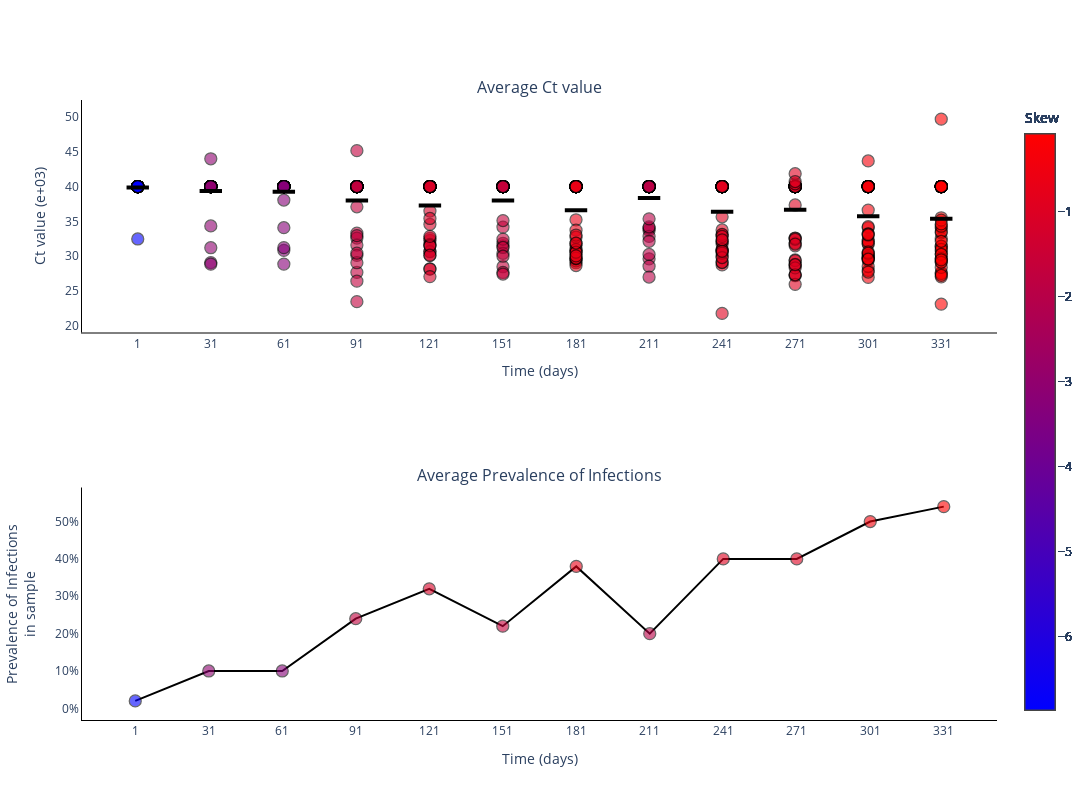

Here is the notebook cell this chart was saved with:
### Markdown cell above
### Plot Ct values for different experiments

### Code cell
fig = go.Figure()
fig = make_subplots(rows=2, cols=1, subplot_titles=('Average Ct value', 'Average Prevalence of Infections'))

skews = skew(ct_values[0, :, :], axis=1)
print(skews)

for _ in range(sample_size):
    fig.add_trace(
        go.Scatter(
            y=ct_values[0, :, _].tolist(),
            x=sample_points,
            mode='markers',
            name='Average Ct value',
            marker_line=dict(width=1.25, color='black'),
            marker_color=skews,
            marker_colorscale='BlueRed',
            marker_colorbar_title=dict(
                text='Skew',
                side='top'),
            marker_size=12,
            marker_opacity=0.6,
            marker_showscale=True,
            showlegend=False,
        ),
        row=1,
        col=1
    )

fig.add_trace(
    go.Scatter(
        y=np.mean(ct_values[0, :, :], axis=1).tolist(),
        x=sample_points,
        mode='markers',
        name='Median Ct value',
        marker_color='black',
        marker_line=dict(width=4, color='black'),
        marker_symbol='line-ew',
        marker_size=16,
        showlegend=False,
    ),
    row=1,
    col=1
)

fig.add_trace(
    go.Scatter(
        y=(infec[0, :]/sample_size).tolist(),
        x=sample_points,
        mode='lines+markers',
        connectgaps=True,
        name='Average Prevalence of Infections',
        marker_line=dict(width=1.25, color='black'),
        marker_color=skews,
        marker_colorscale='BlueRed',
        marker_colorbar_title=dict(
            text='Skew',
            side='top'),
        marker_opacity=0.6,
        marker_size=12,
        marker_showscale=True,
        line_color='black',
        showlegend=False,
    ),
    row=2,
    col=1
)

# Add axis labels
fig.update_layout(
    width=1100, 
    height=800,
    plot_bgcolor='white',
    xaxis=dict(
        linecolor='black',
        tickvals=sample_points.tolist(),
        title = 'Time (days)'
        ),
    yaxis=dict(
        linecolor='black',
        title = 'Ct value (e+03)'),
    xaxis2=dict(
        linecolor='black',
        tickvals=sample_points.tolist(),
        title = 'Time (days)'
        ),
    yaxis2=dict(
        linecolor='black',
        tickformat = '.0%',
        title = 'Prevalence of Infections<br>in sample')
    #legend=dict(
    #    orientation="h",
    #    yanchor="bottom",
    #    y=1.02,
    #    xanchor="right",
    #    x=1
    #)
    )

fig.write_image('images/Ct_values.pdf')
fig.show()

### Figure 1 — Plotly figure (JSON) as saved in the notebook; plotly's stock layout.template omitted (floating-point values rounded to 4 significant figures)
{"data": [{"marker": {"color": [-6.857, -3.047, -3.275, -1.709, -1.096, -1.622, -0.6376, -1.925, -0.8946, -0.9228, -0.3148, -0.08613], "colorbar": {"title": {"side": "top", "text": "Skew"}}, "colorscale": [[0, "rgb(0,0,255)"], [1, "rgb(255,0,0)"]], "line": {"color": "black", "width": 1.25}, "opacity": 0.6, "showscale": true, "size": 12}, "mode": "markers", "name": "Average Ct value", "showlegend": false, "type": "scatter", "x": [1, 31, 61, 91, 121, 151, 181, 211, 241, 271, 301, 331], "xaxis": "x", "y": [40, 40, 40, 40, 40, 40, 40, 40, 40, 40, 40, 40], "yaxis": "y"}, {"marker": {"color": [-6.857, -3.047, -3.275, -1.709, -1.096, -1.622, -0.6376, -1.925, -0.8946, -0.9228, -0.3148, -0.08613], "colorbar": {"title": {"side": "top", "text": "Skew"}}, "colorscale": [[0, "rgb(0,0,255)"], [1, "rgb(255,0,0)"]], "line": {"color": "black", "width": 1.25}, "opacity": 0.6, "showscale": true, "size": 12}, "mode": "markers", "name": "Average Ct value", "showlegend": false, "type": "scatter", "x": [1, 31, 61, 91, 121, 151, 181, 211, 241, 271, 301, 331], "xaxis": "x", "y": [40, 40, 40, 40, 40, 40, 40, 40, 40, 40, 40, 40], "yaxis": "y"}, {"marker": {"color": [-6.857, -3.047, -3.275, -1.709, -1.096, -1.622, -0.6376, -1.925, -0.8946, -0.9228, -0.3148, -0.08613], "colorbar": {"title": {"side": "top", "text": "Skew"}}, "colorscale": [[0, "rgb(0,0,255)"], [1, "rgb(255,0,0)"]], "line": {"color": "black", "width": 1.25}, "opacity": 0.6, "showscale": true, "size": 12}, "mode": "markers", "name": "Average Ct value", "showlegend": false, "type": "scatter", "x": [1, 31, 61, 91, 121, 151, 181, 211, 241, 271, 301, 331], "xaxis": "x", "y": [40, 40, 40, 40, 40, 40, 40, 40, 40, 40, 40, 40], "yaxis": "y"}, {"marker": {"color": [-6.857, -3.047, -3.275, -1.709, -1.096, -1.622, -0.6376, -1.925, -0.8946, -0.9228, -0.3148, -0.08613], "colorbar": {"title": {"side": "top", "text": "Skew"}}, "colorscale": [[0, "rgb(0,0,255)"], [1, "rgb(255,0,0)"]], "line": {"color": "black", "width": 1.25}, "opacity": 0.6, "showscale": true, "size": 12}, "mode": "markers", "name": "Average Ct value", "showlegend": false, "type": "scatter", "x": [1, 31, 61, 91, 121, 151, 181, 211, 241, 271, 301, 331], "xaxis": "x", "y": [40, 40, 40, 40, 40, 40, 40, 40, 40, 40, 40, 40], "yaxis": "y"}, {"marker": {"color": [-6.857, -3.047, -3.275, -1.709, -1.096, -1.622, -0.6376, -1.925, -0.8946, -0.9228, -0.3148, -0.08613], "colorbar": {"title": {"side": "top", "text": "Skew"}}, "colorscale": [[0, "rgb(0,0,255)"], [1, "rgb(255,0,0)"]], "line": {"color": "black", "width": 1.25}, "opacity": 0.6, "showscale": true, "size": 12}, "mode": "markers", "name": "Average Ct value", "showlegend": false, "type": "scatter", "x": [1, 31, 61, 91, 121, 151, 181, 211, 241, 271, 301, 331], "xaxis": "x", "y": [40, 40, 40, 40, 40, 40, 40, 40, 40, 40, 40, 40], "yaxis": "y"}, {"marker": {"color": [-6.857, -3.047, -3.275, -1.709, -1.096, -1.622, -0.6376, -1.925, -0.8946, -0.9228, -0.3148, -0.08613], "colorbar": {"title": {"side": "top", "text": "Skew"}}, "colorscale": [[0, "rgb(0,0,255)"], [1, "rgb(255,0,0)"]], "line": {"color": "black", "width": 1.25}, "opacity": 0.6, "showscale": true, "size": 12}, "mode": "markers", "name": "Average Ct value", "showlegend": false, "type": "scatter", "x": [1, 31, 61, 91, 121, 151, 181, 211, 241, 271, 301, 331], "xaxis": "x", "y": [40, 40, 40, 40, 40, 40, 40, 40, 40, 40, 40, 40], "yaxis": "y"}, {"marker": {"color": [-6.857, -3.047, -3.275, -1.709, -1.096, -1.622, -0.6376, -1.925, -0.8946, -0.9228, -0.3148, -0.08613], "colorbar": {"title": {"side": "top", "text": "Skew"}}, "colorscale": [[0, "rgb(0,0,255)"], [1, "rgb(255,0,0)"]], "line": {"color": "black", "width": 1.25}, "opacity": 0.6, "showscale": true, "size": 12}, "mode": "markers", "name": "Average Ct value", "showlegend": false, "type": "scatter", "x": [1, 31, 61, 91, 121, 151, 181, 211, 241, 271, 301, 331], "xaxis": "x", "y": [40, 40, 40, 40, 40, 40, 40, 40, 40, 40, 40, 40], "yaxis": "y"}, {"marker": {"color": [-6.857, -3.047, -3.275, -1.709, -1.096, -1.622, -0.6376, -1.925, -0.8946, -0.9228, -0.3148, -0.08613], "colorbar": {"title": {"side": "top", "text": "Skew"}}, "colorscale": [[0, "rgb(0,0,255)"], [1, "rgb(255,0,0)"]], "line": {"color": "black", "width": 1.25}, "opacity": 0.6, "showscale": true, "size": 12}, "mode": "markers", "name": "Average Ct value", "showlegend": false, "type": "scatter", "x": [1, 31, 61, 91, 121, 151, 181, 211, 241, 271, 301, 331], "xaxis": "x", "y": [40, 40, 40, 40, 40, 40, 40, 40, 40, 40, 40, 40], "yaxis": "y"}, {"marker": {"color": [-6.857, -3.047, -3.275, -1.709, -1.096, -1.622, -0.6376, -1.925, -0.8946, -0.9228, -0.3148, -0.08613], "colorbar": {"title": {"side": "top", "text": "Skew"}}, "colorscale": [[0, "rgb(0,0,255)"], [1, "rgb(255,0,0)"]], "line": {"color": "black", "width": 1.25}, "opacity": 0.6, "showscale": true, "size": 12}, "mode": "markers", "name": "Average Ct value", "showlegend": false, "type": "scatter", "x": [1, 31, 61, 91, 121, 151, 181, 211, 241, 271, 301, 331], "xaxis": "x", "y": [40, 40, 40, 40, 40, 40, 40, 40, 40, 40, 40, 40], "yaxis": "y"}, {"marker": {"color": [-6.857, -3.047, -3.275, -1.709, -1.096, -1.622, -0.6376, -1.925, -0.8946, -0.9228, -0.3148, -0.08613], "colorbar": {"title": {"side": "top", "text": "Skew"}}, "colorscale": [[0, "rgb(0,0,255)"], [1, "rgb(255,0,0)"]], "line": {"color": "black", "width": 1.25}, "opacity": 0.6, "showscale": true, "size": 12}, "mode": "markers", "name": "Average Ct value", "showlegend": false, "type": "scatter", "x": [1, 31, 61, 91, 121, 151, 181, 211, 241, 271, 301, 331], "xaxis": "x", "y": [40, 40, 40, 40, 40, 40, 40, 40, 40, 40, 40, 40], "yaxis": "y"}, {"marker": {"color": [-6.857, -3.047, -3.275, -1.709, -1.096, -1.622, -0.6376, -1.925, -0.8946, -0.9228, -0.3148, -0.08613], "colorbar": {"title": {"side": "top", "text": "Skew"}}, "colorscale": [[0, "rgb(0,0,255)"], [1, "rgb(255,0,0)"]], "line": {"color": "black", "width": 1.25}, "opacity": 0.6, "showscale": true, "size": 12}, "mode": "markers", "name": "Average Ct value", "showlegend": false, "type": "scatter", "x": [1, 31, 61, 91, 121, 151, 181, 211, 241, 271, 301, 331], "xaxis": "x", "y": [40, 40, 40, 40, 40, 40, 40, 40, 40, 40, 40, 40], "yaxis": "y"}, {"marker": {"color": [-6.857, -3.047, -3.275, -1.709, -1.096, -1.622, -0.6376, -1.925, -0.8946, -0.9228, -0.3148, -0.08613], "colorbar": {"title": {"side": "top", "text": "Skew"}}, "colorscale": [[0, "rgb(0,0,255)"], [1, "rgb(255,0,0)"]], "line": {"color": "black", "width": 1.25}, "opacity": 0.6, "showscale": true, "size": 12}, "mode": "markers", "name": "Average Ct value", "showlegend": false, "type": "scatter", "x": [1, 31, 61, 91, 121, 151, 181, 211, 241, 271, 301, 331], "xaxis": "x", "y": [40, 40, 40, 40, 40, 40, 40, 40, 40, 40, 40, 40], "yaxis": "y"}, {"marker": {"color": [-6.857, -3.047, -3.275, -1.709, -1.096, -1.622, -0.6376, -1.925, -0.8946, -0.9228, -0.3148, -0.08613], "colorbar": {"title": {"side": "top", "text": "Skew"}}, "colorscale": [[0, "rgb(0,0,255)"], [1, "rgb(255,0,0)"]], "line": {"color": "black", "width": 1.25}, "opacity": 0.6, "showscale": true, "size": 12}, "mode": "markers", "name": "Average Ct value", "showlegend": false, "type": "scatter", "x": [1, 31, 61, 91, 121, 151, 181, 211, 241, 271, 301, 331], "xaxis": "x", "y": [40, 40, 40, 40, 40, 40, 40, 40, 40, 40, 40, 40], "yaxis": "y"}, {"marker": {"color": [-6.857, -3.047, -3.275, -1.709, -1.096, -1.622, -0.6376, -1.925, -0.8946, -0.9228, -0.3148, -0.08613], "colorbar": {"title": {"side": "top", "text": "Skew"}}, "colorscale": [[0, "rgb(0,0,255)"], [1, "rgb(255,0,0)"]], "line": {"color": "black", "width": 1.25}, "opacity": 0.6, "showscale": true, "size": 12}, "mode": "markers", "name": "Average Ct value", "showlegend": false, "type": "scatter", "x": [1, 31, 61, 91, 121, 151, 181, 211, 241, 271, 301, 331], "xaxis": "x", "y": [40, 40, 40, 40, 40, 40, 40, 40, 40, 40, 40, 40], "yaxis": "y"}, {"marker": {"color": [-6.857, -3.047, -3.275, -1.709, -1.096, -1.622, -0.6376, -1.925, -0.8946, -0.9228, -0.3148, -0.08613], "colorbar": {"title": {"side": "top", "text": "Skew"}}, "colorscale": [[0, "rgb(0,0,255)"], [1, "rgb(255,0,0)"]], "line": {"color": "black", "width": 1.25}, "opacity": 0.6, "showscale": true, "size": 12}, "mode": "markers", "name": "Average Ct value", "showlegend": false, "type": "scatter", "x": [1, 31, 61, 91, 121, 151, 181, 211, 241, 271, 301, 331], "xaxis": "x", "y": [40, 40, 40, 40, 40, 40, 40, 40, 40, 40, 40, 40], "yaxis": "y"}, {"marker": {"color": [-6.857, -3.047, -3.275, -1.709, -1.096, -1.622, -0.6376, -1.925, -0.8946, -0.9228, -0.3148, -0.08613], "colorbar": {"title": {"side": "top", "text": "Skew"}}, "colorscale": [[0, "rgb(0,0,255)"], [1, "rgb(255,0,0)"]], "line": {"color": "black", "width": 1.25}, "opacity": 0.6, "showscale": true, "size": 12}, "mode": "markers", "name": "Average Ct value", "showlegend": false, "type": "scatter", "x": [1, 31, 61, 91, 121, 151, 181, 211, 241, 271, 301, 331], "xaxis": "x", "y": [40, 40, 40, 40, 40, 40, 40, 40, 40, 40, 40, 40], "yaxis": "y"}, {"marker": {"color": [-6.857, -3.047, -3.275, -1.709, -1.096, -1.622, -0.6376, -1.925, -0.8946, -0.9228, -0.3148, -0.08613], "colorbar": {"title": {"side": "top", "text": "Skew"}}, "colorscale": [[0, "rgb(0,0,255)"], [1, "rgb(255,0,0)"]], "line": {"color": "black", "width": 1.25}, "opacity": 0.6, "showscale": true, "size": 12}, "mode": "markers", "name": "Average Ct value", "showlegend": false, "type": "scatter", "x": [1, 31, 61, 91, 121, 151, 181, 211, 241, 271, 301, 331], "xaxis": "x", "y": [40, 40, 40, 40, 40, 40, 40, 40, 40, 40, 40, 40], "yaxis": "y"}, {"marker": {"color": [-6.857, -3.047, -3.275, -1.709, -1.096, -1.622, -0.6376, -1.925, -0.8946, -0.9228, -0.3148, -0.08613], "colorbar": {"title": {"side": "top", "text": "Skew"}}, "colorscale": [[0, "rgb(0,0,255)"], [1, "rgb(255,0,0)"]], "line": {"color": "black", "width": 1.25}, "opacity": 0.6, "showscale": true, "size": 12}, "mode": "markers", "name": "Average Ct value", "showlegend": false, "type": "scatter", "x": [1, 31, 61, 91, 121, 151, 181, 211, 241, 271, 301, 331], "xaxis": "x", "y": [40, 40, 40, 40, 40, 40, 40, 40, 40, 40, 40, 40], "yaxis": "y"}, {"marker": {"color": [-6.857, -3.047, -3.275, -1.709, -1.096, -1.622, -0.6376, -1.925, -0.8946, -0.9228, -0.3148, -0.08613], "colorbar": {"title": {"side": "top", "text": "Skew"}}, "colorscale": [[0, "rgb(0,0,255)"], [1, "rgb(255,0,0)"]], "line": {"color": "black", "width": 1.25}, "opacity": 0.6, "showscale": true, "size": 12}, "mode": "markers", "name": "Average Ct value", "showlegend": false, "type": "scatter", "x": [1, 31, 61, 91, 121, 151, 181, 211, 241, 271, 301, 331], "xaxis": "x", "y": [40, 40, 40, 40, 40, 40, 40, 40, 40, 40, 40, 40], "yaxis": "y"}, {"marker": {"color": [-6.857, -3.047, -3.275, -1.709, -1.096, -1.622, -0.6376, -1.925, -0.8946, -0.9228, -0.3148, -0.08613], "colorbar": {"title": {"side": "top", "text": "Skew"}}, "colorscale": [[0, "rgb(0,0,255)"], [1, "rgb(255,0,0)"]], "line": {"color": "black", "width": 1.25}, "opacity": 0.6, "showscale": true, "size": 12}, "mode": "markers", "name": "Average Ct value", "showlegend": false, "type": "scatter", "x": [1, 31, 61, 91, 121, 151, 181, 211, 241, 271, 301, 331], "xaxis": "x", "y": [40, 40, 40, 40, 40, 40, 40, 40, 40, 40, 40, 40], "yaxis": "y"}, {"marker": {"color": [-6.857, -3.047, -3.275, -1.709, -1.096, -1.622, -0.6376, -1.925, -0.8946, -0.9228, -0.3148, -0.08613], "colorbar": {"title": {"side": "top", "text": "Skew"}}, "colorscale": [[0, "rgb(0,0,255)"], [1, "rgb(255,0,0)"]], "line": {"color": "black", "width": 1.25}, "opacity": 0.6, "showscale": true, "size": 12}, "mode": "markers", "name": "Average Ct value", "showlegend": false, "type": "scatter", "x": [1, 31, 61, 91, 121, 151, 181, 211, 241, 271, 301, 331], "xaxis": "x", "y": [40, 40, 40, 40, 40, 40, 40, 40, 40, 40, 40, 40], "yaxis": "y"}, {"marker": {"color": [-6.857, -3.047, -3.275, -1.709, -1.096, -1.622, -0.6376, -1.925, -0.8946, -0.9228, -0.3148, -0.08613], "colorbar": {"title": {"side": "top", "text": "Skew"}}, "colorscale": [[0, "rgb(0,0,255)"], [1, "rgb(255,0,0)"]], "line": {"color": "black", "width": 1.25}, "opacity": 0.6, "showscale": true, "size": 12}, "mode": "markers", "name": "Average Ct value", "showlegend": false, "type": "scatter", "x": [1, 31, 61, 91, 121, 151, 181, 211, 241, 271, 301, 331], "xaxis": "x", "y": [40, 40, 40, 40, 40, 40, 40, 40, 40, 40, 40, 40], "yaxis": "y"}, {"marker": {"color": [-6.857, -3.047, -3.275, -1.709, -1.096, -1.622, -0.6376, -1.925, -0.8946, -0.9228, -0.3148, -0.08613], "colorbar": {"title": {"side": "top", "text": "Skew"}}, "colorscale": [[0, "rgb(0,0,255)"], [1, "rgb(255,0,0)"]], "line": {"color": "black", "width": 1.25}, "opacity": 0.6, "showscale": true, "size": 12}, "mode": "markers", "name": "Average Ct value", "showlegend": false, "type": "scatter", "x": [1, 31, 61, 91, 121, 151, 181, 211, 241, 271, 301, 331], "xaxis": "x", "y": [40, 40, 40, 40, 40, 40, 40, 40, 40, 40, 40, 40], "yaxis": "y"}, {"marker": {"color": [-6.857, -3.047, -3.275, -1.709, -1.096, -1.622, -0.6376, -1.925, -0.8946, -0.9228, -0.3148, -0.08613], "colorbar": {"title": {"side": "top", "text": "Skew"}}, "colorscale": [[0, "rgb(0,0,255)"], [1, "rgb(255,0,0)"]], "line": {"color": "black", "width": 1.25}, "opacity": 0.6, "showscale": true, "size": 12}, "mode": "markers", "name": "Average Ct value", "showlegend": false, "type": "scatter", "x": [1, 31, 61, 91, 121, 151, 181, 211, 241, 271, 301, 331], "xaxis": "x", "y": [40, 40, 40, 40, 40, 40, 40, 40, 40, 40, 40, 49.67], "yaxis": "y"}, {"marker": {"color": [-6.857, -3.047, -3.275, -1.709, -1.096, -1.622, -0.6376, -1.925, -0.8946, -0.9228, -0.3148, -0.08613], "colorbar": {"title": {"side": "top", "text": "Skew"}}, "colorscale": [[0, "rgb(0,0,255)"], [1, "rgb(255,0,0)"]], "line": {"color": "black", "width": 1.25}, "opacity": 0.6, "showscale": true, "size": 12}, "mode": "markers", "name": "Average Ct value", "showlegend": false, "type": "scatter", "x": [1, 31, 61, 91, 121, 151, 181, 211, 241, 271, 301, 331], "xaxis": "x", "y": [40, 40, 40, 40, 40, 40, 40, 40, 40, 40, 40, 32.56], "yaxis": "y"}, {"marker": {"color": [-6.857, -3.047, -3.275, -1.709, -1.096, -1.622, -0.6376, -1.925, -0.8946, -0.9228, -0.3148, -0.08613], "colorbar": {"title": {"side": "top", "text": "Skew"}}, "colorscale": [[0, "rgb(0,0,255)"], [1, "rgb(255,0,0)"]], "line": {"color": "black", "width": 1.25}, "opacity": 0.6, "showscale": true, "size": 12}, "mode": "markers", "name": "Average Ct value", "showlegend": false, "type": "scatter", "x": [1, 31, 61, 91, 121, 151, 181, 211, 241, 271, 301, 331], "xaxis": "x", "y": [40, 40, 40, 40, 40, 40, 40, 40, 40, 40, 30.38, 27.66], "yaxis": "y"}, {"marker": {"color": [-6.857, -3.047, -3.275, -1.709, -1.096, -1.622, -0.6376, -1.925, -0.8946, -0.9228, -0.3148, -0.08613], "colorbar": {"title": {"side": "top", "text": "Skew"}}, "colorscale": [[0, "rgb(0,0,255)"], [1, "rgb(255,0,0)"]], "line": {"color": "black", "width": 1.25}, "opacity": 0.6, "showscale": true, "size": 12}, "mode": "markers", "name": "Average Ct value", "showlegend": false, "type": "scatter", "x": [1, 31, 61, 91, 121, 151, 181, 211, 241, 271, 301, 331], "xaxis": "x", "y": [40, 40, 40, 40, 40, 40, 40, 40, 40, 40, 26.98, 29.65], "yaxis": "y"}, {"marker": {"color": [-6.857, -3.047, -3.275, -1.709, -1.096, -1.622, -0.6376, -1.925, -0.8946, -0.9228, -0.3148, -0.08613], "colorbar": {"title": {"side": "top", "text": "Skew"}}, "colorscale": [[0, "rgb(0,0,255)"], [1, "rgb(255,0,0)"]], "line": {"color": "black", "width": 1.25}, "opacity": 0.6, "showscale": true, "size": 12}, "mode": "markers", "name": "Average Ct value", "showlegend": false, "type": "scatter", "x": [1, 31, 61, 91, 121, 151, 181, 211, 241, 271, 301, 331], "xaxis": "x", "y": [40, 40, 40, 40, 40, 40, 40, 40, 40, 40, 34.09, 27.05], "yaxis": "y"}, {"marker": {"color": [-6.857, -3.047, -3.275, -1.709, -1.096, -1.622, -0.6376, -1.925, -0.8946, -0.9228, -0.3148, -0.08613], "colorbar": {"title": {"side": "top", "text": "Skew"}}, "colorscale": [[0, "rgb(0,0,255)"], [1, "rgb(255,0,0)"]], "line": {"color": "black", "width": 1.25}, "opacity": 0.6, "showscale": true, "size": 12}, "mode": "markers", "name": "Average Ct value", "showlegend": false, "type": "scatter", "x": [1, 31, 61, 91, 121, 151, 181, 211, 241, 271, 301, 331], "xaxis": "x", "y": [40, 40, 40, 40, 40, 40, 40, 40, 40, 40, 30.1, 34.06], "yaxis": "y"}, {"marker": {"color": [-6.857, -3.047, -3.275, -1.709, -1.096, -1.622, -0.6376, -1.925, -0.8946, -0.9228, -0.3148, -0.08613], "colorbar": {"title": {"side": "top", "text": "Skew"}}, "colorscale": [[0, "rgb(0,0,255)"], [1, "rgb(255,0,0)"]], "line": {"color": "black", "width": 1.25}, "opacity": 0.6, "showscale": true, "size": 12}, "mode": "markers", "name": "Average Ct value", "showlegend": false, "type": "scatter", "x": [1, 31, 61, 91, 121, 151, 181, 211, 241, 271, 301, 331], "xaxis": "x", "y": [40, 40, 40, 40, 40, 40, 40, 40, 40, 40, 29.96, 30.76], "yaxis": "y"}, {"marker": {"color": [-6.857, -3.047, -3.275, -1.709, -1.096, -1.622, -0.6376, -1.925, -0.8946, -0.9228, -0.3148, -0.08613], "colorbar": {"title": {"side": "top", "text": "Skew"}}, "colorscale": [[0, "rgb(0,0,255)"], [1, "rgb(255,0,0)"]], "line": {"color": "black", "width": 1.25}, "opacity": 0.6, "showscale": true, "size": 12}, "mode": "markers", "name": "Average Ct value", "showlegend": false, "type": "scatter", "x": [1, 31, 61, 91, 121, 151, 181, 211, 241, 271, 301, 331], "xaxis": "x", "y": [40, 40, 40, 40, 40, 40, 40, 40, 33.07, 31.92, 32.36, 30.34], "yaxis": "y"}, {"marker": {"color": [-6.857, -3.047, -3.275, -1.709, -1.096, -1.622, -0.6376, -1.925, -0.8946, -0.9228, -0.3148, -0.08613], "colorbar": {"title": {"side": "top", "text": "Skew"}}, "colorscale": [[0, "rgb(0,0,255)"], [1, "rgb(255,0,0)"]], "line": {"color": "black", "width": 1.25}, "opacity": 0.6, "showscale": true, "size": 12}, "mode": "markers", "name": "Average Ct value", "showlegend": false, "type": "scatter", "x": [1, 31, 61, 91, 121, 151, 181, 211, 241, 271, 301, 331], "xaxis": "x", "y": [40, 40, 40, 40, 40, 40, 29.07, 40, 28.77, 27.21, 29.75, 33.36], "yaxis": "y"}, {"marker": {"color": [-6.857, -3.047, -3.275, -1.709, -1.096, -1.622, -0.6376, -1.925, -0.8946, -0.9228, -0.3148, -0.08613], "colorbar": {"title": {"side": "top", "text": "Skew"}}, "colorscale": [[0, "rgb(0,0,255)"], [1, "rgb(255,0,0)"]], "line": {"color": "black", "width": 1.25}, "opacity": 0.6, "showscale": true, "size": 12}, "mode": "markers", "name": "Average Ct value", "showlegend": false, "type": "scatter", "x": [1, 31, 61, 91, 121, 151, 181, 211, 241, 271, 301, 331], "xaxis": "x", "y": [40, 40, 40, 40, 40, 40, 30.2, 40, 30.79, 31.51, 29.8, 27.52], "yaxis": "y"}, {"marker": {"color": [-6.857, -3.047, -3.275, -1.709, -1.096, -1.622, -0.6376, -1.925, -0.8946, -0.9228, -0.3148, -0.08613], "colorbar": {"title": {"side": "top", "text": "Skew"}}, "colorscale": [[0, "rgb(0,0,255)"], [1, "rgb(255,0,0)"]], "line": {"color": "black", "width": 1.25}, "opacity": 0.6, "showscale": true, "size": 12}, "mode": "markers", "name": "Average Ct value", "showlegend": false, "type": "scatter", "x": [1, 31, 61, 91, 121, 151, 181, 211, 241, 271, 301, 331], "xaxis": "x", "y": [40, 40, 40, 40, 40, 40, 29.35, 40, 31.76, 37.36, 31.88, 33.56], "yaxis": "y"}, {"marker": {"color": [-6.857, -3.047, -3.275, -1.709, -1.096, -1.622, -0.6376, -1.925, -0.8946, -0.9228, -0.3148, -0.08613], "colorbar": {"title": {"side": "top", "text": "Skew"}}, "colorscale": [[0, "rgb(0,0,255)"], [1, "rgb(255,0,0)"]], "line": {"color": "black", "width": 1.25}, "opacity": 0.6, "showscale": true, "size": 12}, "mode": "markers", "name": "Average Ct value", "showlegend": false, "type": "scatter", "x": [1, 31, 61, 91, 121, 151, 181, 211, 241, 271, 301, 331], "xaxis": "x", "y": [40, 40, 40, 40, 32.27, 40, 35.23, 40, 30.86, 28.63, 43.67, 35.52], "yaxis": "y"}, {"marker": {"color": [-6.857, -3.047, -3.275, -1.709, -1.096, -1.622, -0.6376, -1.925, -0.8946, -0.9228, -0.3148, -0.08613], "colorbar": {"title": {"side": "top", "text": "Skew"}}, "colorscale": [[0, "rgb(0,0,255)"], [1, "rgb(255,0,0)"]], "line": {"color": "black", "width": 1.25}, "opacity": 0.6, "showscale": true, "size": 12}, "mode": "markers", "name": "Average Ct value", "showlegend": false, "type": "scatter", "x": [1, 31, 61, 91, 121, 151, 181, 211, 241, 271, 301, 331], "xaxis": "x", "y": [40, 40, 40, 40, 30.71, 40, 29.64, 40, 32.1, 27.38, 29.43, 31.41], "yaxis": "y"}, {"marker": {"color": [-6.857, -3.047, -3.275, -1.709, -1.096, -1.622, -0.6376, -1.925, -0.8946, -0.9228, -0.3148, -0.08613], "colorbar": {"title": {"side": "top", "text": "Skew"}}, "colorscale": [[0, "rgb(0,0,255)"], [1, "rgb(255,0,0)"]], "line": {"color": "black", "width": 1.25}, "opacity": 0.6, "showscale": true, "size": 12}, "mode": "markers", "name": "Average Ct value", "showlegend": false, "type": "scatter", "x": [1, 31, 61, 91, 121, 151, 181, 211, 241, 271, 301, 331], "xaxis": "x", "y": [40, 40, 40, 40, 36.49, 40, 31.56, 40, 30.0, 29.47, 27.98, 31.45], "yaxis": "y"}, {"marker": {"color": [-6.857, -3.047, -3.275, -1.709, -1.096, -1.622, -0.6376, -1.925, -0.8946, -0.9228, -0.3148, -0.08613], "colorbar": {"title": {"side": "top", "text": "Skew"}}, "colorscale": [[0, "rgb(0,0,255)"], [1, "rgb(255,0,0)"]], "line": {"color": "black", "width": 1.25}, "opacity": 0.6, "showscale": true, "size": 12}, "mode": "markers", "name": "Average Ct value", "showlegend": false, "type": "scatter", "x": [1, 31, 61, 91, 121, 151, 181, 211, 241, 271, 301, 331], "xaxis": "x", "y": [40, 40, 40, 40, 34.59, 40, 28.68, 40, 32.13, 28.85, 31.77, 31.01], "yaxis": "y"}, {"marker": {"color": [-6.857, -3.047, -3.275, -1.709, -1.096, -1.622, -0.6376, -1.925, -0.8946, -0.9228, -0.3148, -0.08613], "colorbar": {"title": {"side": "top", "text": "Skew"}}, "colorscale": [[0, "rgb(0,0,255)"], [1, "rgb(255,0,0)"]], "line": {"color": "black", "width": 1.25}, "opacity": 0.6, "showscale": true, "size": 12}, "mode": "markers", "name": "Average Ct value", "showlegend": false, "type": "scatter", "x": [1, 31, 61, 91, 121, 151, 181, 211, 241, 271, 301, 331], "xaxis": "x", "y": [40, 40, 40, 33.32, 28.21, 40, 33.75, 40, 31.0, 40.39, 32.12, 29.23], "yaxis": "y"}, {"marker": {"color": [-6.857, -3.047, -3.275, -1.709, -1.096, -1.622, -0.6376, -1.925, -0.8946, -0.9228, -0.3148, -0.08613], "colorbar": {"title": {"side": "top", "text": "Skew"}}, "colorscale": [[0, "rgb(0,0,255)"], [1, "rgb(255,0,0)"]], "line": {"color": "black", "width": 1.25}, "opacity": 0.6, "showscale": true, "size": 12}, "mode": "markers", "name": "Average Ct value", "showlegend": false, "type": "scatter", "x": [1, 31, 61, 91, 121, 151, 181, 211, 241, 271, 301, 331], "xaxis": "x", "y": [40, 40, 40, 27.7, 28.15, 34.18, 30.84, 40, 33.77, 32.58, 34.26, 32.16], "yaxis": "y"}, {"marker": {"color": [-6.857, -3.047, -3.275, -1.709, -1.096, -1.622, -0.6376, -1.925, -0.8946, -0.9228, -0.3148, -0.08613], "colorbar": {"title": {"side": "top", "text": "Skew"}}, "colorscale": [[0, "rgb(0,0,255)"], [1, "rgb(255,0,0)"]], "line": {"color": "black", "width": 1.25}, "opacity": 0.6, "showscale": true, "size": 12}, "mode": "markers", "name": "Average Ct value", "showlegend": false, "type": "scatter", "x": [1, 31, 61, 91, 121, 151, 181, 211, 241, 271, 301, 331], "xaxis": "x", "y": [40, 40, 40, 37.09, 32.58, 31.48, 31.86, 29.63, 29.16, 25.97, 33.19, 28.41], "yaxis": "y"}, {"marker": {"color": [-6.857, -3.047, -3.275, -1.709, -1.096, -1.622, -0.6376, -1.925, -0.8946, -0.9228, -0.3148, -0.08613], "colorbar": {"title": {"side": "top", "text": "Skew"}}, "colorscale": [[0, "rgb(0,0,255)"], [1, "rgb(255,0,0)"]], "line": {"color": "black", "width": 1.25}, "opacity": 0.6, "showscale": true, "size": 12}, "mode": "markers", "name": "Average Ct value", "showlegend": false, "type": "scatter", "x": [1, 31, 61, 91, 121, 151, 181, 211, 241, 271, 301, 331], "xaxis": "x", "y": [40, 40, 40, 32.61, 31.7, 31.86, 32.74, 33.71, 29.1, 41.84, 28.53, 29.68], "yaxis": "y"}, {"marker": {"color": [-6.857, -3.047, -3.275, -1.709, -1.096, -1.622, -0.6376, -1.925, -0.8946, -0.9228, -0.3148, -0.08613], "colorbar": {"title": {"side": "top", "text": "Skew"}}, "colorscale": [[0, "rgb(0,0,255)"], [1, "rgb(255,0,0)"]], "line": {"color": "black", "width": 1.25}, "opacity": 0.6, "showscale": true, "size": 12}, "mode": "markers", "name": "Average Ct value", "showlegend": false, "type": "scatter", "x": [1, 31, 61, 91, 121, 151, 181, 211, 241, 271, 301, 331], "xaxis": "x", "y": [40, 40, 40, 26.44, 27.08, 30.43, 29.66, 34.01, 30.46, 40.72, 29.64, 27.27], "yaxis": "y"}, {"marker": {"color": [-6.857, -3.047, -3.275, -1.709, -1.096, -1.622, -0.6376, -1.925, -0.8946, -0.9228, -0.3148, -0.08613], "colorbar": {"title": {"side": "top", "text": "Skew"}}, "colorscale": [[0, "rgb(0,0,255)"], [1, "rgb(255,0,0)"]], "line": {"color": "black", "width": 1.25}, "opacity": 0.6, "showscale": true, "size": 12}, "mode": "markers", "name": "Average Ct value", "showlegend": false, "type": "scatter", "x": [1, 31, 61, 91, 121, 151, 181, 211, 241, 271, 301, 331], "xaxis": "x", "y": [40, 40, 40, 31.61, 30.66, 28.51, 30.99, 32.86, 33.14, 29.38, 30.62, 34.31], "yaxis": "y"}, {"marker": {"color": [-6.857, -3.047, -3.275, -1.709, -1.096, -1.622, -0.6376, -1.925, -0.8946, -0.9228, -0.3148, -0.08613], "colorbar": {"title": {"side": "top", "text": "Skew"}}, "colorscale": [[0, "rgb(0,0,255)"], [1, "rgb(255,0,0)"]], "line": {"color": "black", "width": 1.25}, "opacity": 0.6, "showscale": true, "size": 12}, "mode": "markers", "name": "Average Ct value", "showlegend": false, "type": "scatter", "x": [1, 31, 61, 91, 121, 151, 181, 211, 241, 271, 301, 331], "xaxis": "x", "y": [40, 40, 40, 45.15, 30.1, 27.68, 33.05, 30.27, 32.85, 28.34, 27.75, 23.15], "yaxis": "y"}, {"marker": {"color": [-6.857, -3.047, -3.275, -1.709, -1.096, -1.622, -0.6376, -1.925, -0.8946, -0.9228, -0.3148, -0.08613], "colorbar": {"title": {"side": "top", "text": "Skew"}}, "colorscale": [[0, "rgb(0,0,255)"], [1, "rgb(255,0,0)"]], "line": {"color": "black", "width": 1.25}, "opacity": 0.6, "showscale": true, "size": 12}, "mode": "markers", "name": "Average Ct value", "showlegend": false, "type": "scatter", "x": [1, 31, 61, 91, 121, 151, 181, 211, 241, 271, 301, 331], "xaxis": "x", "y": [40, 43.98, 38.06, 23.49, 35.42, 35.12, 30.55, 32.15, 21.81, 27.34, 30.44, 30.28], "yaxis": "y"}, {"marker": {"color": [-6.857, -3.047, -3.275, -1.709, -1.096, -1.622, -0.6376, -1.925, -0.8946, -0.9228, -0.3148, -0.08613], "colorbar": {"title": {"side": "top", "text": "Skew"}}, "colorscale": [[0, "rgb(0,0,255)"], [1, "rgb(255,0,0)"]], "line": {"color": "black", "width": 1.25}, "opacity": 0.6, "showscale": true, "size": 12}, "mode": "markers", "name": "Average Ct value", "showlegend": false, "type": "scatter", "x": [1, 31, 61, 91, 121, 151, 181, 211, 241, 271, 301, 331], "xaxis": "x", "y": [40, 29.1, 30.85, 32.96, 31.56, 32.46, 29.75, 28.57, 29.82, 32.62, 29.58, 35.19], "yaxis": "y"}, {"marker": {"color": [-6.857, -3.047, -3.275, -1.709, -1.096, -1.622, -0.6376, -1.925, -0.8946, -0.9228, -0.3148, -0.08613], "colorbar": {"title": {"side": "top", "text": "Skew"}}, "colorscale": [[0, "rgb(0,0,255)"], [1, "rgb(255,0,0)"]], "line": {"color": "black", "width": 1.25}, "opacity": 0.6, "showscale": true, "size": 12}, "mode": "markers", "name": "Average Ct value", "showlegend": false, "type": "scatter", "x": [1, 31, 61, 91, 121, 151, 181, 211, 241, 271, 301, 331], "xaxis": "x", "y": [40, 31.23, 28.88, 30.13, 31.51, 27.45, 30.59, 34.21, 32.37, 32.44, 33.22, 34.65], "yaxis": "y"}, {"marker": {"color": [-6.857, -3.047, -3.275, -1.709, -1.096, -1.622, -0.6376, -1.925, -0.8946, -0.9228, -0.3148, -0.08613], "colorbar": {"title": {"side": "top", "text": "Skew"}}, "colorscale": [[0, "rgb(0,0,255)"], [1, "rgb(255,0,0)"]], "line": {"color": "black", "width": 1.25}, "opacity": 0.6, "showscale": true, "size": 12}, "mode": "markers", "name": "Average Ct value", "showlegend": false, "type": "scatter", "x": [1, 31, 61, 91, 121, 151, 181, 211, 241, 271, 301, 331], "xaxis": "x", "y": [40, 34.35, 31.24, 29.08, 32.86, 31.26, 30.05, 35.37, 30.72, 28.8, 33.06, 29.14], "yaxis": "y"}, {"marker": {"color": [-6.857, -3.047, -3.275, -1.709, -1.096, -1.622, -0.6376, -1.925, -0.8946, -0.9228, -0.3148, -0.08613], "colorbar": {"title": {"side": "top", "text": "Skew"}}, "colorscale": [[0, "rgb(0,0,255)"], [1, "rgb(255,0,0)"]], "line": {"color": "black", "width": 1.25}, "opacity": 0.6, "showscale": true, "size": 12}, "mode": "markers", "name": "Average Ct value", "showlegend": false, "type": "scatter", "x": [1, 31, 61, 91, 121, 151, 181, 211, 241, 271, 301, 331], "xaxis": "x", "y": [32.48, 28.87, 34.1, 30.45, 30.16, 30.01, 31.9, 27.03, 35.66, 31.75, 36.63, 29.48], "yaxis": "y"}, {"marker": {"color": "black", "line": {"color": "black", "width": 4}, "size": 16, "symbol": "line-ew"}, "mode": "markers", "name": "Median Ct value", "showlegend": false, "type": "scatter", "x": [1, 31, 61, 91, 121, 151, 181, 211, 241, 271, 301, 331], "xaxis": "x", "y": [39.85, 39.35, 39.26, 38.0, 37.28, 38.01, 36.59, 38.36, 36.39, 36.69, 35.74, 35.37], "yaxis": "y"}, {"connectgaps": true, "line": {"color": "black"}, "marker": {"color": [-6.857, -3.047, -3.275, -1.709, -1.096, -1.622, -0.6376, -1.925, -0.8946, -0.9228, -0.3148, -0.08613], "colorbar": {"title": {"side": "top", "text": "Skew"}}, "colorscale": [[0, "rgb(0,0,255)"], [1, "rgb(255,0,0)"]], "line": {"color": "black", "width": 1.25}, "opacity": 0.6, "showscale": true, "size": 12}, "mode": "lines+markers", "name": "Average Prevalence of Infections", "showlegend": false, "type": "scatter", "x": [1, 31, 61, 91, 121, 151, 181, 211, 241, 271, 301, 331], "xaxis": "x2", "y": [0.02, 0.1, 0.1, 0.24, 0.32, 0.22, 0.38, 0.2, 0.4, 0.4, 0.5, 0.54], "yaxis": "y2"}], "layout": {"annotations": [{"font": {"size": 16}, "showarrow": false, "text": "Average Ct value", "x": 0.5, "xanchor": "center", "xref": "paper", "y": 1, "yanchor": "bottom", "yref": "paper"}, {"font": {"size": 16}, "showarrow": false, "text": "Average Prevalence of Infections", "x": 0.5, "xanchor": "center", "xref": "paper", "y": 0.375, "yanchor": "bottom", "yref": "paper"}], "height": 800, "plot_bgcolor": "white", "width": 1100, "xaxis": {"anchor": "y", "domain": [0, 1], "linecolor": "black", "tickvals": [1, 31, 61, 91, 121, 151, 181, 211, 241, 271, 301, 331], "title": {"text": "Time (days)"}}, "xaxis2": {"anchor": "y2", "domain": [0, 1], "linecolor": "black", "tickvals": [1, 31, 61, 91, 121, 151, 181, 211, 241, 271, 301, 331], "title": {"text": "Time (days)"}}, "yaxis": {"anchor": "x", "domain": [0.625, 1], "linecolor": "black", "title": {"text": "Ct value (e+03)"}}, "yaxis2": {"anchor": "x2", "domain": [0, 0.375], "linecolor": "black", "tickformat": ".0%", "title": {"text": "Prevalence of Infections<br>in sample"}}}}
